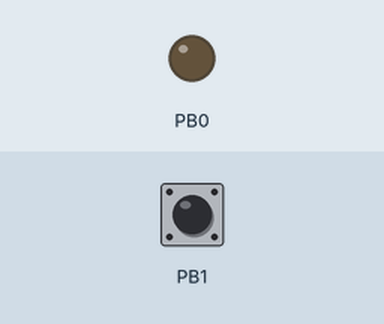
The program below on a simulated ATmega328P, built with avr-gcc and emulated at 20 MHz. On the bench: output pins drawn as LEDs (lit = HIGH). The inputs (shaded band) are chosen by the test bench; at power-on: PB1 HIGH.

Above: at 1.2 s.
1.3 s: PB1 pulled LOW for 0.15 s
At 1.37 s:
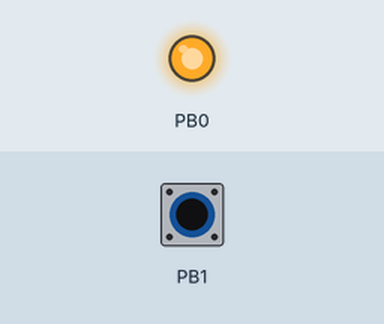
2.9 s: PB1 pulled LOW for 3.2 s
At 7.1 s:
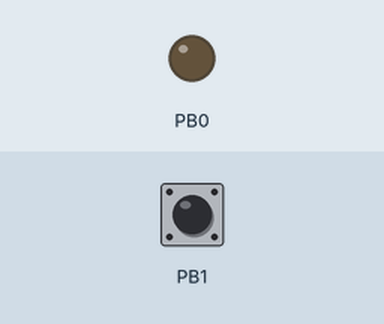
Timing chart, 0 to 8.6 s (numbered marks = the images above; inputs shaded):
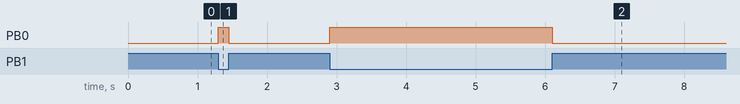

The program:

main.c
```c
/*
 * SwitchLED.c
 *
 * Created: 25.10.2016 09.36.05
 * Author : dhs
 */

#define F_CPU 20000000L

//__________INCLUDES_____________
#include <avr/io.h>
#include <avr/delay.h>

int main(void)
{
	DDRB = 0x01; // Turn PortB to Output and all others input
	PORTB = 0x02; // PB1 bit is set to HIGH

    /* Replace with your application code */
    while (1)
    {
		if (!(PINB & 0x02))
		{
			PORTB |= 0x01; // Set PB0 to high = 0000 001[1]
		} else {
			PORTB &= 0xFE;
		}
    }
}
```

Measured:
- after the input at 1.3 s, PB0: LOW → HIGH at once, → LOW 0.15 s later
- after the input at 2.9 s, PB0: LOW → HIGH at once, → LOW 3.2 s later
